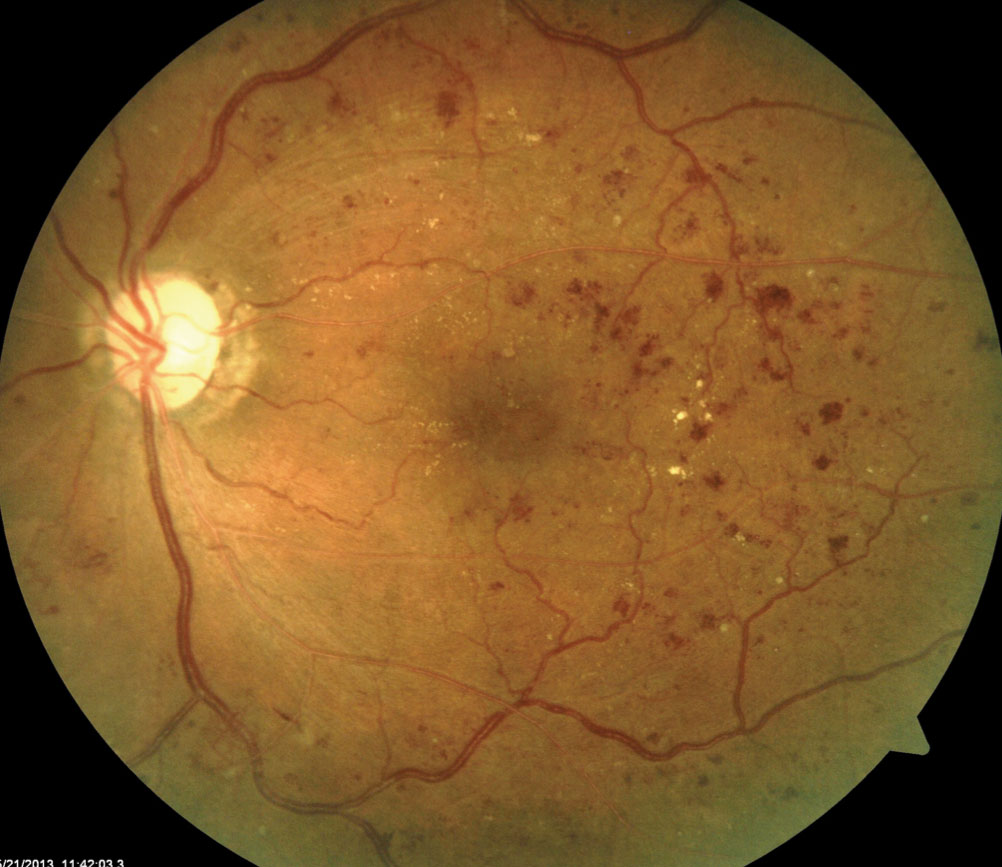
%> input picture Pipeline/Imagenes/DR1.jpg, 1002 x 867 px
$ octave Seleccion_por_freq_Laplace.m   (GNU Octave 9; MATLAB toolbox functions it lacks are replaced by stand-ins)
%> lines starting %> are read from the running program, lines starting %| are printed output that depends on the picture
### Pipeline/Funciones/cargarimagen.m
function [imRGB,imGray] = cargarimagen(file)
%CARGA DE IMAGEN Lectura de imagen desde un archivo
%   Si se pasa el argumento file, abre el archivo de imagen y devuelve la
%   imagen en RGB y (opcional) en escala de grises.
%   Si no se pasa argumento, brinda una interfaz para elegir el archivo de
%   donde se obtiene la imagen. Mismo output.
%   Parametros:
%   - file (opcional): nombre del archivo o ruta completa del archivo
%   Retornos:
%   - imRGB: imagen leida directamente del archivo (generalmente en RGB)
%   - imGray (opcional): imagen conve rtida a escala de grises
% -------------------------------
    if (nargin == 0) % no se pasa el nombre del archivo por imagen
        [filename, path] = uigetfile ({'*.jpg;*.tif;*.png;*.gif',...
            'All Image Files';'*.*','All Files'},...
            'Seleccione la imagen');
%> the answer given: Imagenes/DR1.jpg
        if(filename == 0)
            fprintf('No se selecciono archivo\n')
            return;
        else
            fprintf('Archivo Seleccionado:\n ')
            disp(filename);
            fprintf('Path:\n ')
            disp(strcat(path,filename));
            imRGB = im2double(imread(strcat(path,filename)));

        end

        % Se da la direccion del archivo a abrir
    else
        [path,name,ext] = fileparts(file);
        fprintf('======= Carga de Imagen ======= \n ');
        fprintf('-- Imagen Seleccionado:\n ')
        disp(strcat(name,ext));
        fprintf('Path:\n ')
        if(size(path) == 0)
            which(strcat(name,ext))
        else
            disp(path);
        end
        imRGB = im2double(imread(file));
    end

    % Argumento de salida opcional
    switch nargout
        case 2
            if( size(imRGB,3) == 3 )
                % Convierte la imagen original RGB en escala de grises
                imGray = im2double(rgb2gray(imRGB));
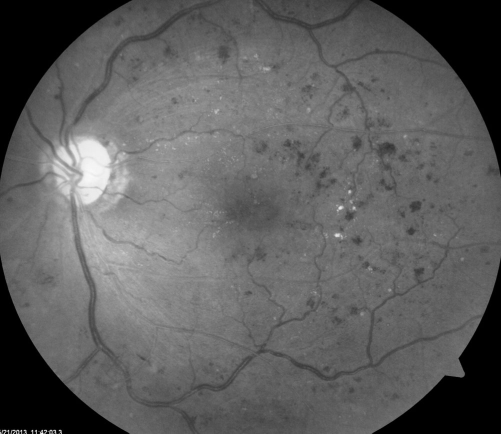
%> imGray: size 867x1002 double (shown at 1/2 size); min 0, max 0.992, mean 0.372
            else
                % En el caso de que la imagen original este en escala de
                % grises, las dos imagenes quedan iguales
                imGray = imRGB;
            end
    end

end

### Pipeline/Funciones/fmeasure.m
 function FM = fmeasure(Image, Measure, ROI)
%This function measures the relative degree of focus of
%an image. It may be invoked as:
%
%   FM = fmeasure(IMAGE, METHOD, ROI)
%
%Where
%   IMAGE,  is a grayscale image and FM is the computed
%           focus value.
%   METHOD, is the focus measure algorithm as a string.
%           see 'operators.txt' for a list of focus
%           measure methods.
%   ROI,    Image ROI as a rectangle [xo yo width heigth].
%           if an empty argument is passed, the whole
%           image is processed.
%
%  Said Pertuz
%  Jan/2016


if nargin>2 && ~isempty(ROI)
    Image = imcrop(Image, ROI);
end

WSize = 15; % Size of local window (only some operators)

switch upper(Measure)
    case 'ACMO' % Absolute Central Moment (Shirvaikar2004)
        if ~isinteger(Image), Image = im2uint8(Image);
        end
        FM = AcMomentum(Image);

    case 'BREN' % Brenner's (Santos97)
        [M, N] = size(Image);
        DH = zeros(M, N);
        DV = zeros(M, N);
        DV(1:M-2,:) = Image(3:end,:)-Image(1:end-2,:);
        DH(:,1:N-2) = Image(:,3:end)-Image(:,1:end-2);
        FM = max(DH, DV);
        FM = FM.^2;
        FM = mean2(FM);

    case 'CONT' % Image contrast (Nanda2001)
        ImContrast = @(x) sum(abs(x(:)-x(5)));
        FM = nlfilter(Image, [3 3], ImContrast);
        FM = mean2(FM);

    case 'CURV' % Image Curvature (Helmli2001)
        if ~isinteger(Image), Image = im2uint8(Image);
        end
        M1 = [-1 0 1;-1 0 1;-1 0 1];
        M2 = [1 0 1;1 0 1;1 0 1];
        P0 = imfilter(Image, M1, 'replicate', 'conv')/6;
        P1 = imfilter(Image, M1', 'replicate', 'conv')/6;
        P2 = 3*imfilter(Image, M2, 'replicate', 'conv')/10 ...
            -imfilter(Image, M2', 'replicate', 'conv')/5;
        P3 = -imfilter(Image, M2, 'replicate', 'conv')/5 ...
            +3*imfilter(Image, M2, 'replicate', 'conv')/10;
        FM = abs(P0) + abs(P1) + abs(P2) + abs(P3);
        FM = mean2(FM);

    case 'DCTE' % DCT energy ratio (Shen2006)
        FM = nlfilter(Image, [8 8], @DctRatio);
        FM = mean2(FM);

    case 'DCTR' % DCT reduced energy ratio (Lee2009)
        FM = nlfilter(Image, [8 8], @ReRatio);
        FM = mean2(FM);

    case 'GDER' % Gaussian derivative (Geusebroek2000)
        N = floor(WSize/2);
        sig = N/2.5;
        [x,y] = meshgrid(-N:N, -N:N);
        G = exp(-(x.^2+y.^2)/(2*sig^2))/(2*pi*sig);
        Gx = -x.*G/(sig^2);
        Gx = Gx/sum(abs(Gx(:)));
        Gy = -y.*G/(sig^2);
        Gy = Gy/sum(abs(Gy(:)));
        Rx = imfilter(double(Image), Gx, 'conv', 'replicate');
        Ry = imfilter(double(Image), Gy, 'conv', 'replicate');
        FM = Rx.^2+Ry.^2;
        FM = mean2(FM);

    case 'GLVA' % Graylevel variance (Krotkov86)
        FM = std2(Image);

    case 'GLLV' %Graylevel local variance (Pech2000)
        LVar = stdfilt(Image, ones(WSize,WSize)).^2;
        FM = std2(LVar)^2;

    case 'GLVN' % Normalized GLV (Santos97)
        FM = std2(Image)^2/mean2(Image);

    case 'GRAE' % Energy of gradient (Subbarao92a)
        Ix = Image;
        Iy = Image;
        Iy(1:end-1,:) = diff(Image, 1, 1);
        Ix(:,1:end-1) = diff(Image, 1, 2);
        FM = Ix.^2 + Iy.^2;
        FM = mean2(FM);

    case 'GRAT' % Thresholded gradient (Snatos97)
        Th = 0; %Threshold
        Ix = Image;
        Iy = Image;
        Iy(1:end-1,:) = diff(Image, 1, 1);
        Ix(:,1:end-1) = diff(Image, 1, 2);
        FM = max(abs(Ix), abs(Iy));
        FM(FM<Th)=0;
        FM = sum(FM(:))/sum(sum(FM~=0));

    case 'GRAS' % Squared gradient (Eskicioglu95)
        Ix = diff(Image, 1, 2);
        FM = Ix.^2;
        FM = mean2(FM);

    case 'HELM' %Helmli's mean method (Helmli2001)
        MEANF = fspecial('average',[WSize WSize]);
        U = imfilter(Image, MEANF, 'replicate');
        R1 = U./Image;
        R1(Image==0)=1;
        index = (U>Image);
        FM = 1./R1;
        FM(index) = R1(index);
        FM = mean2(FM);

    case 'HISE' % Histogram entropy (Krotkov86)
        FM = entropy(Image);

    case 'HISR' % Histogram range (Firestone91)
        FM = max(Image(:))-min(Image(:));


    case 'LAPE' % Energy of laplacian (Subbarao92a)
        LAP = fspecial('laplacian');
        FM = imfilter(Image, LAP, 'replicate', 'conv');
        FM = mean2(FM.^2);

    case 'LAPM' % Modified Laplacian (Nayar89)
        M = [-1 2 -1];
        Lx = imfilter(Image, M, 'replicate', 'conv');
        Ly = imfilter(Image, M', 'replicate', 'conv');
        FM = abs(Lx) + abs(Ly);
        FM = mean2(FM);

    case 'LAPV' % Variance of laplacian (Pech2000)
        LAP = fspecial('laplacian');
        ILAP = imfilter(Image, LAP, 'replicate', 'conv');
        FM = std2(ILAP)^2;

    case 'LAPD' % Diagonal laplacian (Thelen2009)
        M1 = [-1 2 -1];
        M2 = [0 0 -1;0 2 0;-1 0 0]/sqrt(2);
        M3 = [-1 0 0;0 2 0;0 0 -1]/sqrt(2);
        F1 = imfilter(Image, M1, 'replicate', 'conv');
        F2 = imfilter(Image, M2, 'replicate', 'conv');
        F3 = imfilter(Image, M3, 'replicate', 'conv');
        F4 = imfilter(Image, M1', 'replicate', 'conv');
        FM = abs(F1) + abs(F2) + abs(F3) + abs(F4);
        FM = mean2(FM);

    case 'SFIL' %Steerable filters (Minhas2009)
        % Angles = [0 45 90 135 180 225 270 315];
        N = floor(WSize/2);
        sig = N/2.5;
        [x,y] = meshgrid(-N:N, -N:N);
        G = exp(-(x.^2+y.^2)/(2*sig^2))/(2*pi*sig);
        Gx = -x.*G/(sig^2);Gx = Gx/sum(Gx(:));
        Gy = -y.*G/(sig^2);Gy = Gy/sum(Gy(:));
        R(:,:,1) = imfilter(double(Image), Gx, 'conv', 'replicate');
        R(:,:,2) = imfilter(double(Image), Gy, 'conv', 'replicate');
        R(:,:,3) = cosd(45)*R(:,:,1)+sind(45)*R(:,:,2);
        R(:,:,4) = cosd(135)*R(:,:,1)+sind(135)*R(:,:,2);
        R(:,:,5) = cosd(180)*R(:,:,1)+sind(180)*R(:,:,2);
        R(:,:,6) = cosd(225)*R(:,:,1)+sind(225)*R(:,:,2);
        R(:,:,7) = cosd(270)*R(:,:,1)+sind(270)*R(:,:,2);
        R(:,:,8) = cosd(315)*R(:,:,1)+sind(315)*R(:,:,2);
        FM = max(R,[],3);
        FM = mean2(FM);

    case 'SFRQ' % Spatial frequency (Eskicioglu95)
        Ix = Image;
        Iy = Image;
        Ix(:,1:end-1) = diff(Image, 1, 2);
        Iy(1:end-1,:) = diff(Image, 1, 1);
        FM = mean2(sqrt(double(Iy.^2+Ix.^2)));

    case 'TENG'% Tenengrad (Krotkov86)
        Sx = fspecial('sobel');
        Gx = imfilter(double(Image), Sx, 'replicate', 'conv');
        Gy = imfilter(double(Image), Sx', 'replicate', 'conv');
        FM = Gx.^2 + Gy.^2;
        FM = mean2(FM);

    case 'TENV' % Tenengrad variance (Pech2000)
        Sx = fspecial('sobel');
        Gx = imfilter(double(Image), Sx, 'replicate', 'conv');
        Gy = imfilter(double(Image), Sx', 'replicate', 'conv');
        G = Gx.^2 + Gy.^2;
        FM = std2(G)^2;

    case 'VOLA' % Vollath's correlation (Santos97)
        Image = double(Image);
        I1 = Image; I1(1:end-1,:) = Image(2:end,:);
        I2 = Image; I2(1:end-2,:) = Image(3:end,:);
        Image = Image.*(I1-I2);
        FM = mean2(Image);

    case 'WAVS' %Sum of Wavelet coeffs (Yang2003)
        [C,S] = wavedec2(Image, 1, 'db6');
        H = wrcoef2('h', C, S, 'db6', 1);
        V = wrcoef2('v', C, S, 'db6', 1);
        D = wrcoef2('d', C, S, 'db6', 1);
        FM = abs(H) + abs(V) + abs(D);
        FM = mean2(FM);

    case 'WAVV' %Variance of  Wav...(Yang2003)
        [C,S] = wavedec2(Image, 1, 'db6');
        H = abs(wrcoef2('h', C, S, 'db6', 1));
        V = abs(wrcoef2('v', C, S, 'db6', 1));
        D = abs(wrcoef2('d', C, S, 'db6', 1));
        FM = std2(H)^2+std2(V)+std2(D);

    case 'WAVR'
        [C,S] = wavedec2(Image, 3, 'db6');
        H = abs(wrcoef2('h', C, S, 'db6', 1));
        V = abs(wrcoef2('v', C, S, 'db6', 1));
        D = abs(wrcoef2('d', C, S, 'db6', 1));
        A1 = abs(wrcoef2('a', C, S, 'db6', 1));
        A2 = abs(wrcoef2('a', C, S, 'db6', 2));
        A3 = abs(wrcoef2('a', C, S, 'db6', 3));
        A = A1 + A2 + A3;
        WH = H.^2 + V.^2 + D.^2;
        WH = mean2(WH);
        WL = mean2(A);
        FM = WH/WL;
    otherwise
        error('Unknown measure %s',upper(Measure))
end
 end
%************************************************************************
% [6 lines left out: function AcMomentum, not called in this run]

%******************************************************************
% [4 lines left out: function DctRatio, not called in this run]

%************************************************************************
% [4 lines left out: function ReRatio, not called in this run]
%******************************************************************

### Pipeline/Seleccion_por_freq_Laplace.m
%% ======= Clasificacion frames por frecuencias espaciales (Laplaciano)
% Autor: RODRIGUEZ RUIZ DIAZ, Hernan Jorge


%% ========= Lectura y display de la imagen
clear all; close all; clc;
addpath('./Funciones');
addpath('./Imagenes');

% Lectura de imagen en valores RGB
[imRGB,imGray] = cargarimagen();
[M,N,t] = size(imRGB);

% Conversion a escala de grises
fftImagen = single(fft2(imGray));
moduloFFT = abs(fftImagen);

f = figure('Name', 'imagen RGB y FFT de escala de gris');
subplot 121;
imshow(imRGB); title('RGB');
subplot 122;
imagesc(log(1+abs(fftshift(fftImagen)))); title('Modulo FFT');
%> after `title('Modulo FFT')`:
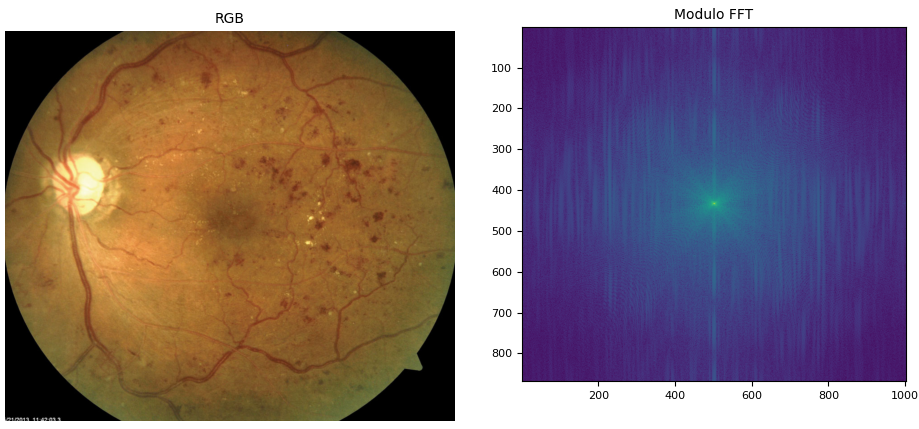
%> figure redrawn from the program's plot data, 2 panels

%% ========= Medicion de foco
% LAPE: Energy of Laplacian (Subbarao92)
% LAPM: Modified laplacian (Nayar89)
% LAPV: Variance of laplacian (Pech2000)
% LAPD: Diagonal Laplacian (Thelen2009)

fmLAPE = fmeasure(imGray, 'LAPE');
%> in fmeasure, `FM = imfilter(Image, LAP, 'replicate', 'conv');`:
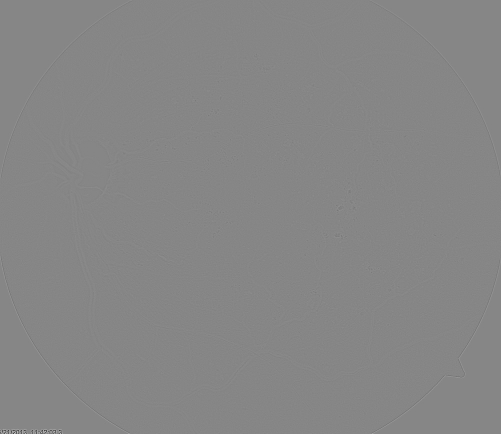
%> FM: size 867x1002 double (shown at 1/2 size); min -1.61, max 1.45, mean 9.9e-17; drawn with min black and max white
%> in fmeasure, `FM = mean2(FM.^2);`: FM = 0.000866
%> fmLAPE = 0.000866
fmLAPM = fmeasure(imGray, 'LAPM');
%> call 2 of fmeasure, with Measure = 'LAPM'
%> in fmeasure (call 2), `Ly = imfilter(Image, M', 'replicate', 'conv');`:
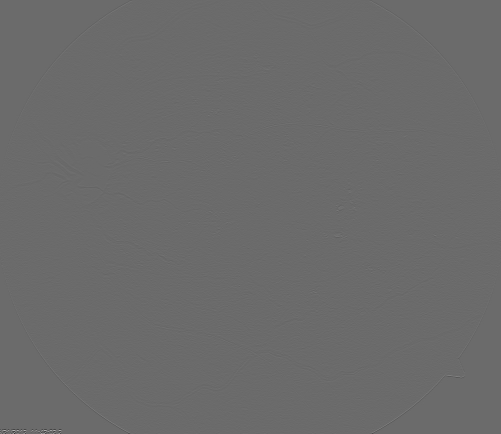
%> Ly: size 867x1002 double (shown at 1/2 size); min -0.859, max 1.18, mean 1.78e-20; drawn with min black and max white
%> in fmeasure (call 2), `FM = abs(Lx) + abs(Ly);`:
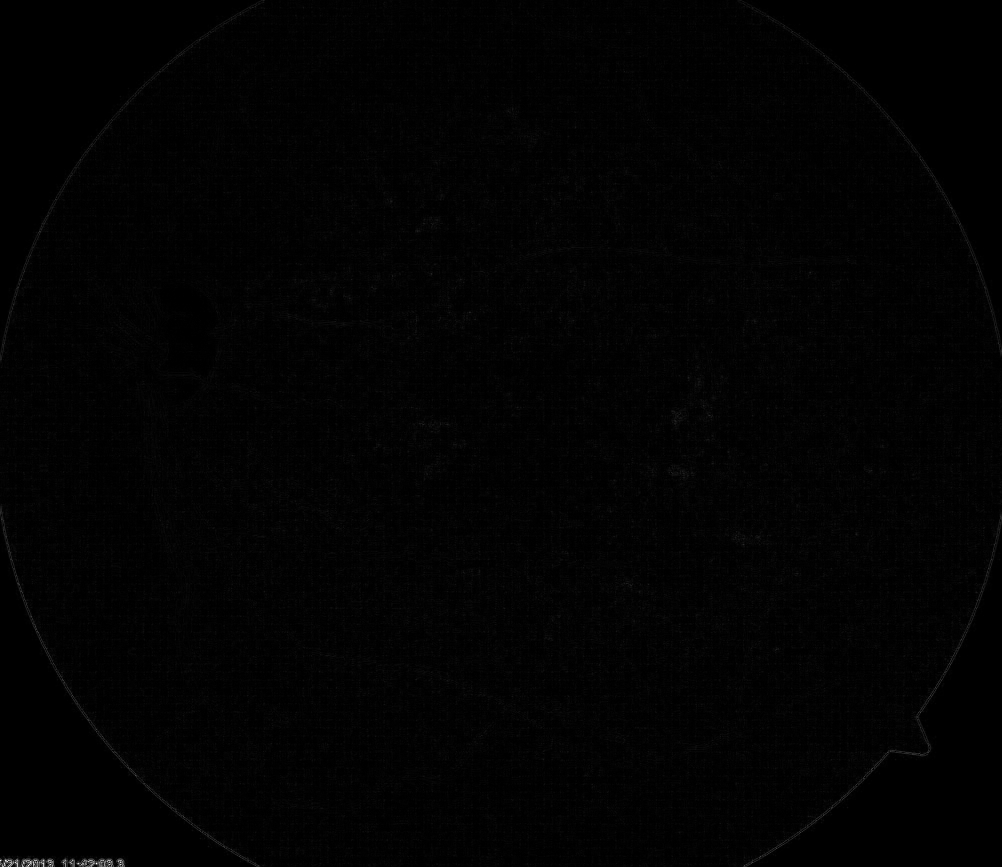
%> FM: size 867x1002 double; min 0, max 1.78, mean 0.0184; drawn with min black and max white
%> in fmeasure (call 2), `FM = mean2(FM);`: FM = 0.0184
%> fmLAPM = 0.0184
fmLAPV = fmeasure(imGray, 'LAPV');
%> fmLAPV = 0.000866
fmLAPD = fmeasure(imGray, 'LAPD');
%> fmLAPD = 0.039

fprintf('Puntuci髇 frecuencial por Energia de Laplaciano: %f.2\n',fmLAPE);
%| Puntuci髇 frecuencial por Energia de Laplaciano: 0.000866.2
fprintf('Puntuci髇 frecuencial por Laplaciano Modif: %f.2\n',fmLAPM);
%| Puntuci髇 frecuencial por Laplaciano Modif: 0.018411.2
fprintf('Puntuci髇 frecuencial por Varianza de Laplaciano: %f.2\n',fmLAPV);
%| Puntuci髇 frecuencial por Varianza de Laplaciano: 0.000866.2
fprintf('Puntuci髇 frecuencial por Laplaciano Diagonal: %f.2\n',fmLAPD);
%| Puntuci髇 frecuencial por Laplaciano Diagonal: 0.039018.2
